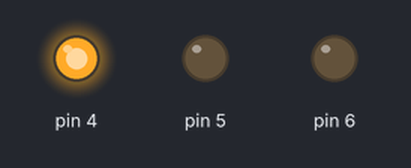
Recording of a sketch running on a simulated Arduino Uno, built with avr-gcc and run on an emulated ATmega328P. Shown: output pins drawn as LEDs (lit = HIGH).

Above: at 2.5 s.
At 5.5 s:
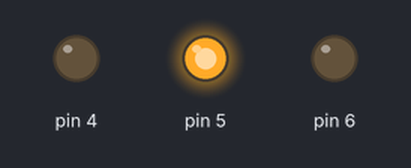
At 8.5 s:
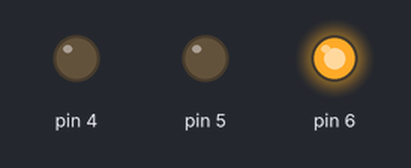
Timing chart, 0 to 14.3 s (numbered marks = the images above):
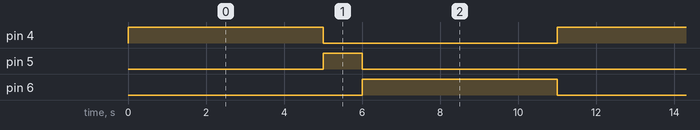

Measured:
- by itself, pin 4, pin 6: alternates HIGH for 5.0 s and LOW for 6.0 s
- by itself, pin 5: alternates HIGH for 1.0 s and LOW for 10.0 s
- by itself, everything shown: repeats every 11.0 s, in 4 steps

The sketch:

traffic_light.ino
```cpp
void setup() {
  // Set pin 4 as OUTPUT for Green LED
  pinMode(4, OUTPUT);

  // Set pin 5 as OUTPUT for Yellow LED
  pinMode(5, OUTPUT);

  // Set pin 6 as OUTPUT for Red LED
  pinMode(6, OUTPUT);
}

void loop() {

  // GREEN LIGHT ON

  digitalWrite(4, HIGH);   // Turn on Green LED
  delay(5000);             // Wait for 5 seconds
  digitalWrite(4, LOW);    // Turn off Green LED


  // YELLOW LIGHT ON

  digitalWrite(5, HIGH);   // Turn on Yellow LED
  delay(1000);             // Wait for 1 second
  digitalWrite(5, LOW);    // Turn off Yellow LED


  // RED LIGHT ON

  digitalWrite(6, HIGH);   // Turn on Red LED
  delay(5000);             // Wait for 5 seconds
  digitalWrite(6, LOW);    // Turn off Red LED


}
```
